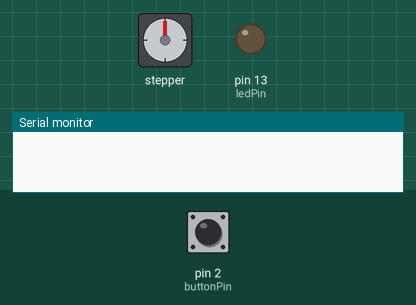
The sketch below on a simulated Arduino Uno, built with avr-gcc and run on an emulated ATmega328P. Parts: stepper motor, output pins drawn as LEDs (lit = HIGH), the last lines printed to the serial monitor. Dashed ring = blinking. The inputs (shaded band) are chosen by the test bench; at power-on: pin 2 (buttonPin) LOW. Stepper angles assume 200 steps per turn.

Above: at 1.2 s.
1.3 s: pin 2 (buttonPin) pulled HIGH for 0.15 s
At 1.8 s:
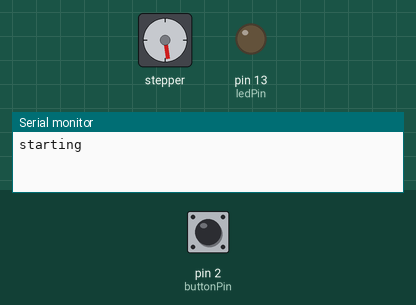
At 5.1 s:
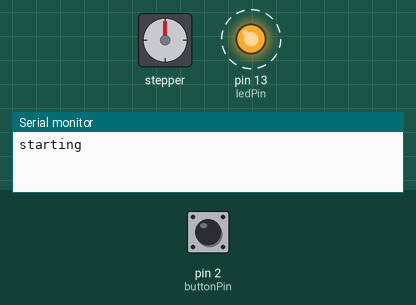
7.3 s: pin 2 (buttonPin) pulled HIGH for 3.2 s
16.2 s: pin 2 (buttonPin) pulled HIGH for 1 s
At 17.19 s:
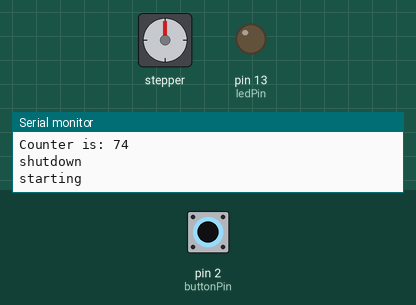
Timing chart, 0 to 28.9 s (numbered marks = the images above; inputs shaded):
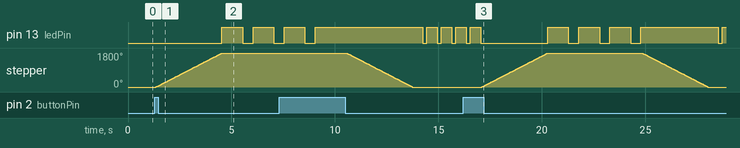

Measured:
- after the input at 1.3 s, pin 13 (ledPin): alternates HIGH for 1.0 s and LOW for 0.50 s, starting after 3.2 s; stepper: turns 1800° clockwise in 3.2 s, starting after 0.05 s
- after the input at 16.2 s, stepper: turns 1800° clockwise in 3.2 s, then 1800° counter-clockwise in 3.2 s

The sketch:

led_sequence_stepper.ino
```cpp
#include <Wire.h>
#include <Adafruit_MotorShield.h>
#include "utility/Adafruit_MS_PWMServoDriver.h"


// this constant won't change:
const int  buttonPin = 2;    // the pin that the pushbutton is attached to
const int ledPin = 13;       // the pin that the LED is attached to

// Variables will change:
int buttonState = 0;         // current state of the button
int lastButtonState = 0;     // previous state of the button
int counter = 0;
int stateTracker = 0;          // used to prevent double off-sequencing

// Create the motor shield object with the default I2C address
Adafruit_MotorShield AFMS = Adafruit_MotorShield();
// Connect a stepper motor with 200 steps per revolution (1.8 degree)
// to motor port #2 (M3 and M4)
Adafruit_StepperMotor *myMotor = AFMS.getStepper(200, 2);


void setup() {
  // initialize the button pin as a input:
  pinMode(buttonPin, INPUT);
  // initialize the LED as an output:
  pinMode(ledPin, OUTPUT);
  // initialize serial communication:
  Serial.begin(9600);

  //stepper stuff
  AFMS.begin();  // create with the default frequency 1.6KHz
  myMotor->setSpeed(100);  // 100 rpm - to get faster need to change code
}


void loop() {
  // read the pushbutton input pin:
  buttonState = digitalRead(buttonPin);

  //****************************************************
  /* state change sequences */
  //****************************************************

  // compare the buttonState to its previous state and see if it changed
  if (buttonState != lastButtonState) {
    // Delay a little bit to avoid bouncing
    delay(50);
    // if the state changed and the switch is high
    if (buttonState == HIGH) {

      startup();

    }

    // if the state changed and the switch is low
    if ((buttonState == LOW) && (stateTracker == 1))

    {
      turnoff();
    }


  }


  //****************************************************
  /* while it is on sequences */
  //****************************************************

  // if the counter > 0 the startup sequence has been initiated
  if ((counter > 0) && (counter < 100)) {
    on();
  }


  // if counter > 99 it is time to shut down
  if (counter > 99) {
    turnoff();
  }


  //****************************************************
  /* housecleaning sequence */
  //****************************************************
  // save the current state as the last state,
  //for next time through the loop
  lastButtonState = buttonState;


}

//****************************************************
/* functions */
//****************************************************

// this function is "void" becuase it is not expected to return a value - it just does something
// this is the startup  sequence where it flashes the LED on 3 times for 1 second each and then stays on
void startup() {
  Serial.println("starting");
  myMotor->step(1000, FORWARD, SINGLE);
  digitalWrite(ledPin, HIGH);
  delay(1000);
  digitalWrite(ledPin, LOW);
  delay(500);
  digitalWrite(ledPin, HIGH);
  delay(1000);
  digitalWrite(ledPin, LOW);
  delay(500);
  digitalWrite(ledPin, HIGH);
  delay(1000);
  digitalWrite(ledPin, LOW);
  delay(500);
  digitalWrite(ledPin, HIGH);
  counter = 1;
  stateTracker = 1;
  Serial.println("Startup complete");

}

// this is the on function
void on() {
  Serial.println("On");
  // may add a count on this line at some point
  digitalWrite(ledPin,  HIGH);
  //increases counter
  counter += 1;
  Serial.print("Counter is: ");
  Serial.println(counter);
}

//  this is the shutdow function
void turnoff() {
  Serial.println("shutdown");
  myMotor->step(1000, BACKWARD, SINGLE);
  // a series of faster flashes
  digitalWrite(ledPin, HIGH);
  delay(500);
  digitalWrite(ledPin, LOW);
  delay(200);
  digitalWrite(ledPin, HIGH);
  delay(500);
  digitalWrite(ledPin, LOW);
  delay(200);
  digitalWrite(ledPin, HIGH);
  delay(500);
  digitalWrite(ledPin, LOW);
  delay(200);
  digitalWrite(ledPin, HIGH);
  delay(500);
  digitalWrite(ledPin, LOW);
  delay(200);
  digitalWrite(ledPin, HIGH);
  delay(500);
  digitalWrite(ledPin, LOW);
  counter = 0;
  stateTracker = 0;

}
```
